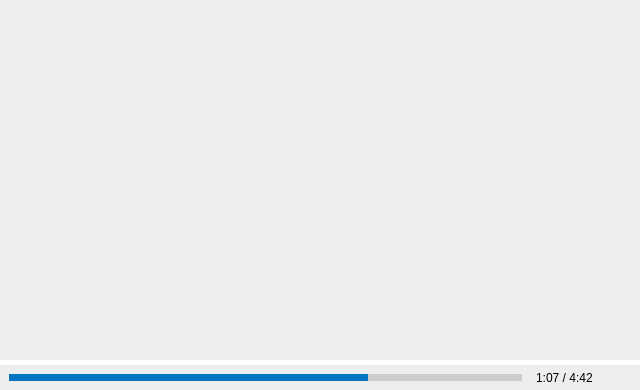
     <widget class="QFrame" name="video">
      <property name="styleSheet">
       <string notr="true">background-color: #ffffff;
border: none;</string>
      </property>
      <property name="frameShape">
       <enum>QFrame::StyledPanel</enum>
      </property>
      <property name="frameShadow">
       <enum>QFrame::Raised</enum>
      </property>
      <layout class="QGridLayout" name="gridLayout_3">
       <property name="leftMargin">
        <number>0</number>
       </property>
       <property name="topMargin">
        <number>0</number>
       </property>
       <property name="rightMargin">
        <number>0</number>
       </property>
       <property name="bottomMargin">
        <number>0</number>
       </property>
       <property name="horizontalSpacing">
        <number>0</number>
       </property>
       <property name="verticalSpacing">
        <number>5</number>
       </property>
       <item row="0" column="0">
        <widget class="QFrame" name="media">
         <property name="minimumSize">
          <size>
           <width>640</width>
           <height>360</height>
          </size>
         </property>
         <property name="layoutDirection">
          <enum>Qt::LeftToRight</enum>
         </property>
         <property name="styleSheet">
          <string notr="true">background-color: #eee;
border: none;</string>
         </property>
         <property name="frameShape">
          <enum>QFrame::StyledPanel</enum>
         </property>
         <property name="frameShadow">
          <enum>QFrame::Raised</enum>
         </property>
        </widget>
       </item>
       <item row="1" column="0">
        <widget class="QFrame" name="indication">
         <property name="minimumSize">
          <size>
           <width>0</width>
           <height>25</height>
          </size>
         </property>
         <property name="maximumSize">
          <size>
           <width>16777215</width>
           <height>25</height>
          </size>
         </property>
         <property name="styleSheet">
          <string notr="true">background-color: #eee;
border: none;</string>
         </property>
         <property name="frameShape">
          <enum>QFrame::StyledPanel</enum>
         </property>
         <property name="frameShadow">
          <enum>QFrame::Raised</enum>
         </property>
         <layout class="QHBoxLayout" name="horizontalLayout_2">
          <property name="spacing">
           <number>10</number>
          </property>
          <property name="leftMargin">
           <number>5</number>
          </property>
          <property name="topMargin">
           <number>5</number>
          </property>
          <property name="rightMargin">
           <number>5</number>
          </property>
          <property name="bottomMargin">
           <number>5</number>
          </property>
          <item>
           <widget class="QProgressBar" name="histogramme">
            <property name="styleSheet">
             <string notr="true">QProgressBar {
border: 4px solid #eee;
background: #ccc;
}

QProgressBar::chunk {
background: #0175C0;
border: none;
}</string>
            </property>
            <property name="value">
             <number>70</number>
            </property>
            <property name="textVisible">
             <bool>false</bool>
            </property>
           </widget>
          </item>
          <item>
           <widget class="QLabel" name="progression">
            <property name="styleSheet">
             <string notr="true">border:none;</string>
            </property>
            <property name="text">
             <string>1:07 / 4:42</string>
            </property>
           </widget>
          </item>
          <item>
           <widget class="QPushButton" name="pleinEcran">
            <property name="sizePolicy">
             <sizepolicy hsizetype="Minimum" vsizetype="Minimum">
              <horstretch>0</horstretch>
              <verstretch>0</verstretch>
             </sizepolicy>
            </property>
            <property name="minimumSize">
             <size>
              <width>16</width>
              <height>16</height>
             </size>
            </property>
            <property name="cursor">
             <cursorShape>PointingHandCursor</cursorShape>
            </property>
            <property name="styleSheet">
             <string notr="true">border: none;</string>
            </property>
            <property name="text">
             <string/>
            </property>
            <property name="icon">
             <iconset resource="icones.qrc">
              <normaloff>:/logos/expand.png</normaloff>:/logos/expand.png</iconset>
            </property>
            <property name="iconSize">
             <size>
              <width>15</width>
              <height>15</height>
             </size>
            </property>
           </widget>
          </item>
         </layout>
        </widget>
       </item>
      </layout>
      <zorder>indication</zorder>
      <zorder>media</zorder>
     </widget>
